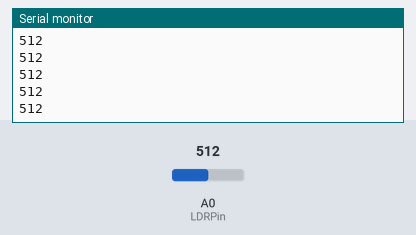
This sketch was run on a simulated Arduino Uno, built with avr-gcc and run on an emulated ATmega328P. On the bench: the last lines printed to the serial monitor. The inputs (shaded band) are chosen by the test bench; at power-on: A0 (LDRPin) = 512.

Above: at 1.2 s.
1.3 s: A0 (LDRPin) set to 716
At 2.2 s:
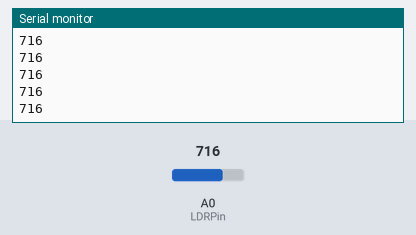
2.8 s: A0 (LDRPin) set to 900
At 3.3 s:
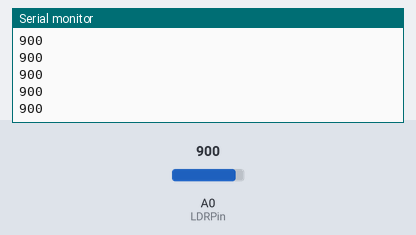
Timing chart, 0 to 5.8 s (numbered marks = the images above; inputs shaded):
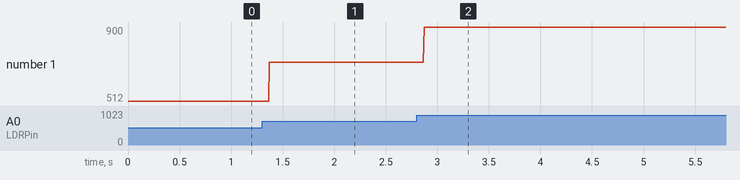

The sketch:

ldr.ino
```cpp
int LDRPin = 0;
int max = 1023;
int min = 0;
int valor = 0;
void setup() {
  Serial.begin(9600);
}

void loop() {
  valor = analogRead(LDRPin);
  Serial.println(valor);
}
```

Measured:
- after the input at 1.3 s, the serial monitor: prints a new line after 0.07 s (image 1)
- after the input at 2.8 s, the serial monitor: prints a new line after 0.07 s (image 2)
- plotted number 1: 512 → 716 after the input at 1.3 s, 716 → 900 after the input at 2.8 s
